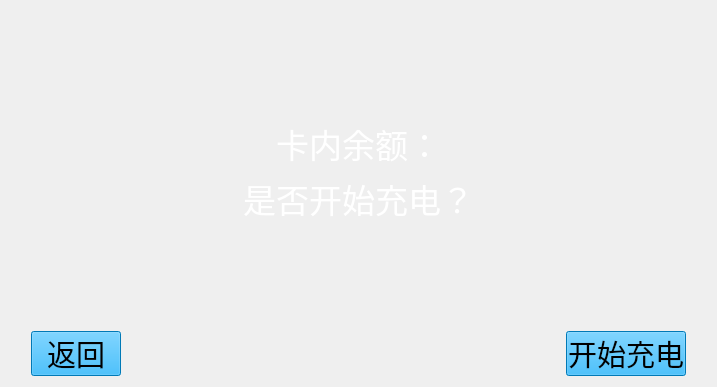
<?xml version="1.0" encoding="UTF-8"?>
<ui version="4.0">
 <class>ChargeTypeSelect</class>
 <widget class="QWidget" name="ChargeTypeSelect">
  <property name="geometry">
   <rect>
    <x>0</x>
    <y>0</y>
    <width>717</width>
    <height>387</height>
   </rect>
  </property>
  <property name="windowTitle">
   <string>Form</string>
  </property>
  <layout class="QHBoxLayout" name="horizontalLayout_8">
   <property name="sizeConstraint">
    <enum>QLayout::SetMinAndMaxSize</enum>
   </property>
   <item>
    <layout class="QVBoxLayout" name="verticalLayout" stretch="1,2,1,1,3,2">
     <property name="spacing">
      <number>6</number>
     </property>
     <property name="sizeConstraint">
      <enum>QLayout::SetMinAndMaxSize</enum>
     </property>
     <item>
      <layout class="QHBoxLayout" name="horizontalLayout_7" stretch="9,1">
       <property name="sizeConstraint">
        <enum>QLayout::SetMinAndMaxSize</enum>
       </property>
       <item>
        <spacer name="horizontalSpacer_8">
         <property name="orientation">
          <enum>Qt::Horizontal</enum>
         </property>
         <property name="sizeHint" stdset="0">
          <size>
           <width>40</width>
           <height>20</height>
          </size>
         </property>
        </spacer>
       </item>
       <item>
        <widget class="TimeLimit" name="timeLimit" native="true"/>
       </item>
      </layout>
     </item>
     <item>
      <spacer name="verticalSpacer">
       <property name="orientation">
        <enum>Qt::Vertical</enum>
       </property>
       <property name="sizeHint" stdset="0">
        <size>
         <width>20</width>
         <height>40</height>
        </size>
       </property>
      </spacer>
     </item>
     <item>
      <layout class="QHBoxLayout" name="horizontalLayout_2" stretch="1,1,1">
       <property name="sizeConstraint">
        <enum>QLayout::SetMinAndMaxSize</enum>
       </property>
       <property name="leftMargin">
        <number>20</number>
       </property>
       <item>
        <spacer name="horizontalSpacer_3">
         <property name="orientation">
          <enum>Qt::Horizontal</enum>
         </property>
         <property name="sizeHint" stdset="0">
          <size>
           <width>40</width>
           <height>20</height>
          </size>
         </property>
        </spacer>
       </item>
       <item>
        <layout class="QHBoxLayout" name="horizontalLayout" stretch="2,1">
         <property name="sizeConstraint">
          <enum>QLayout::SetMinAndMaxSize</enum>
         </property>
         <property name="leftMargin">
          <number>20</number>
         </property>
         <item>
          <widget class="QLabel" name="label">
           <property name="font">
            <font>
             <pointsize>25</pointsize>
            </font>
           </property>
           <property name="styleSheet">
            <string notr="true">color: rgb(255, 255, 255);</string>
           </property>
           <property name="text">
            <string>卡内余额：</string>
           </property>
           <property name="alignment">
            <set>Qt::AlignRight|Qt::AlignTrailing|Qt::AlignVCenter</set>
           </property>
          </widget>
         </item>
         <item>
          <widget class="QLabel" name="labelBalances">
           <property name="font">
            <font>
             <pointsize>25</pointsize>
            </font>
           </property>
           <property name="styleSheet">
            <string notr="true">color: rgb(255, 255, 255);</string>
           </property>
           <property name="text">
            <string/>
           </property>
           <property name="alignment">
            <set>Qt::AlignCenter</set>
           </property>
          </widget>
         </item>
        </layout>
       </item>
       <item>
        <spacer name="horizontalSpacer_9">
         <property name="orientation">
          <enum>Qt::Horizontal</enum>
         </property>
         <property name="sizeHint" stdset="0">
          <size>
           <width>18</width>
           <height>20</height>
          </size>
         </property>
        </spacer>
       </item>
      </layout>
     </item>
     <item>
      <layout class="QHBoxLayout" name="horizontalLayout_5" stretch="1,1,1">
       <property name="sizeConstraint">
        <enum>QLayout::SetMinAndMaxSize</enum>
       </property>
       <property name="rightMargin">
        <number>0</number>
       </property>
       <item>
        <spacer name="horizontalSpacer_2">
         <property name="orientation">
          <enum>Qt::Horizontal</enum>
         </property>
         <property name="sizeHint" stdset="0">
          <size>
           <width>28</width>
           <height>20</height>
          </size>
         </property>
        </spacer>
       </item>
       <item>
        <layout class="QHBoxLayout" name="horizontalLayout_6" stretch="3">
         <property name="sizeConstraint">
          <enum>QLayout::SetMinAndMaxSize</enum>
         </property>
         <item>
          <widget class="QLabel" name="label_2">
           <property name="font">
            <font>
             <pointsize>25</pointsize>
            </font>
           </property>
           <property name="styleSheet">
            <string notr="true">color: rgb(255, 255, 255);</string>
           </property>
           <property name="text">
            <string>是否开始充电？</string>
           </property>
           <property name="alignment">
            <set>Qt::AlignRight|Qt::AlignTrailing|Qt::AlignVCenter</set>
           </property>
          </widget>
         </item>
        </layout>
       </item>
       <item>
        <spacer name="horizontalSpacer">
         <property name="orientation">
          <enum>Qt::Horizontal</enum>
         </property>
         <property name="sizeHint" stdset="0">
          <size>
           <width>40</width>
           <height>20</height>
          </size>
         </property>
        </spacer>
       </item>
      </layout>
     </item>
     <item>
      <spacer name="verticalSpacer_3">
       <property name="orientation">
        <enum>Qt::Vertical</enum>
       </property>
       <property name="sizeHint" stdset="0">
        <size>
         <width>20</width>
         <height>28</height>
        </size>
       </property>
      </spacer>
     </item>
     <item>
      <layout class="QHBoxLayout" name="horizontalLayout_4" stretch="1,6,0">
       <property name="sizeConstraint">
        <enum>QLayout::SetMinAndMaxSize</enum>
       </property>
       <property name="leftMargin">
        <number>20</number>
       </property>
       <property name="rightMargin">
        <number>20</number>
       </property>
       <item>
        <widget class="QPushButton" name="buttonBack">
         <property name="minimumSize">
          <size>
           <width>90</width>
           <height>45</height>
          </size>
         </property>
         <property name="maximumSize">
          <size>
           <width>90</width>
           <height>45</height>
          </size>
         </property>
         <property name="font">
          <font>
           <pointsize>22</pointsize>
           <weight>50</weight>
           <italic>false</italic>
           <bold>false</bold>
          </font>
         </property>
         <property name="focusPolicy">
          <enum>Qt::NoFocus</enum>
         </property>
         <property name="styleSheet">
          <string notr="true">QPushButton { background-color: rgb(0, 170, 255); color: rgb(0, 0, 0); } 
QPushButton:hover { background-color: rgb(0,0,127); color:rgb(255, 255, 255);} 
</string>
         </property>
         <property name="text">
          <string>返回</string>
         </property>
        </widget>
       </item>
       <item>
        <spacer name="horizontalSpacer_5">
         <property name="orientation">
          <enum>Qt::Horizontal</enum>
         </property>
         <property name="sizeHint" stdset="0">
          <size>
           <width>40</width>
           <height>20</height>
          </size>
         </property>
        </spacer>
       </item>
       <item>
        <widget class="QPushButton" name="buttonAutoCharge">
         <property name="minimumSize">
          <size>
           <width>120</width>
           <height>45</height>
          </size>
         </property>
         <property name="maximumSize">
          <size>
           <width>120</width>
           <height>45</height>
          </size>
         </property>
         <property name="font">
          <font>
           <pointsize>22</pointsize>
          </font>
         </property>
         <property name="focusPolicy">
          <enum>Qt::NoFocus</enum>
         </property>
         <property name="styleSheet">
          <string notr="true">QPushButton { background-color: rgb(0, 170, 255); color: rgb(0, 0, 0); } 
QPushButton:hover { background-color: rgb(0,0,127); color:rgb(255, 255, 255);} 
</string>
         </property>
         <property name="text">
          <string>开始充电</string>
         </property>
        </widget>
       </item>
      </layout>
     </item>
    </layout>
   </item>
  </layout>
 </widget>
 <customwidgets>
  <customwidget>
   <class>TimeLimit</class>
   <extends>QWidget</extends>
   <header>TimeLimit.h</header>
  </customwidget>
 </customwidgets>
 <resources/>
 <connections/>
</ui>
